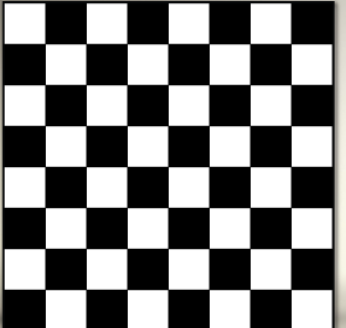
#> input picture assets/chess1.png, 346 x 328 px, found by its file name
$ python corner_detect.py
#> lines starting #> are read from the running program, lines starting #| are printed output that depends on the picture; after the words box and inside, x2 and y2 are one past the last pixel; in counts of white or black regions, pixels touching at a corner belong together
import numpy as np
import cv2

img = cv2.imread("assets/chess1.png", -1) #whenever we try to detect a corner its better to use a grayscale image
#> img is the input picture: shape (328, 346, 4); mean B, G, R, A 124.6, 125.1, 125.2, 255
img= cv2.resize(img,(0,0),fx = 1.5, fy = 1.5)
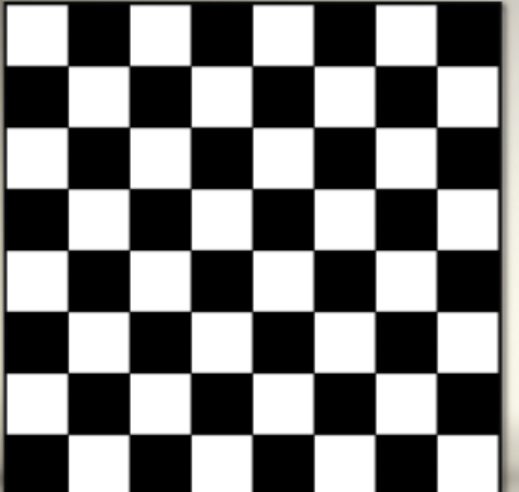
#> img: shape (492, 519, 4); mean B, G, R, A 124.6, 125.1, 125.2, 255
gray = cv2.cvtColor(img,cv2.COLOR_BGR2GRAY)


corners = cv2.goodFeaturesToTrack(gray,100, 0.1, 10)
#> corners = 72 rows, first 8: [131, 310], [131, 374], [131, 187], [69, 249], [192, 249], [254, 310], [254, 187], [131, 433]
#first enter the img name then the enter the no. of best corners you'd want like if there are 500 corners youd'd like the 100 best ones.
#then is the quality of the corners between 0-1 with 1 being 100% corner
#last thing is the min eucledian distance between 2 corners if theyre too close

print(corners) #returns the float values and we need to return them in int
#> (printed output is left out)
corners = np.int_(corners) #we need to ravel this

for corner in corners:
    x, y = corner.ravel() # if input is [[[2,3,4]]] --> [2,3,4]
    cv2.circle(img, (x,y), 5, (255,0,0), -1)
#> this loop made 72 passes
#> (x, y) on passes 1 to 12: (131, 310), (131, 374), (131, 187), (69, 249), (192, 249), (254, 310), (254, 187), (131, 433), (69, 372), (69, 126), (254, 374), (131, 251)
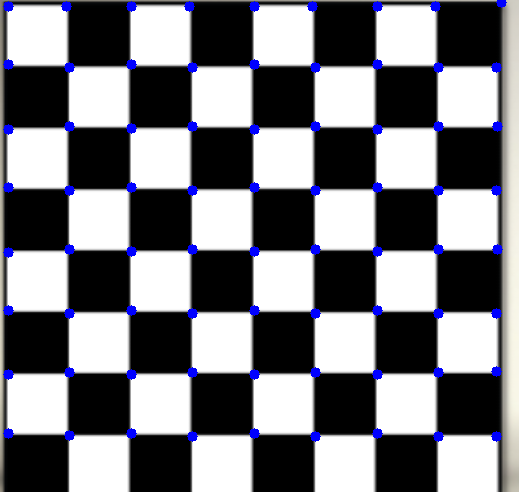
#> img: shape (492, 519, 4); 2.28% of pixels changed, all inside (x1, y1, x2, y2) = (3, 0, 507, 442)

#draw lines between each corner
for i in range(len(corners)):
    for j in range(i+1,len(corners)):
        corner1 = tuple(corners[i][0])
        corner2 = tuple(corners[j][0])
        color = tuple(map(lambda x: int(x),np.random.randint(0,255,size = 3)))
        cv2.line(img,corner1,corner2,color,1)
#> this loop made 72 passes
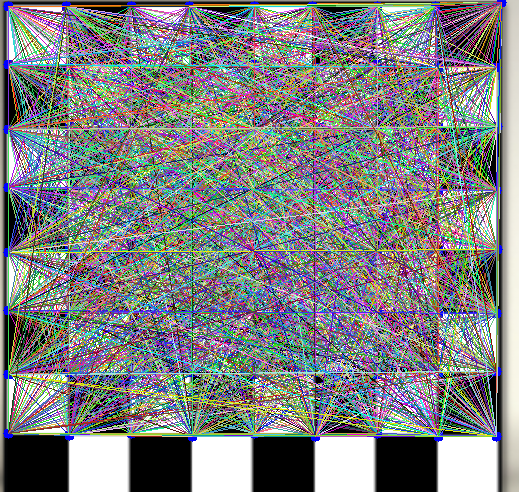
#> img: shape (492, 519, 4); mean B, G, R, A 130.1, 128.9, 127.1, 67.5
cv2.imshow("frame",img)
cv2.waitKey(0)
cv2.destroyAllWindows()
